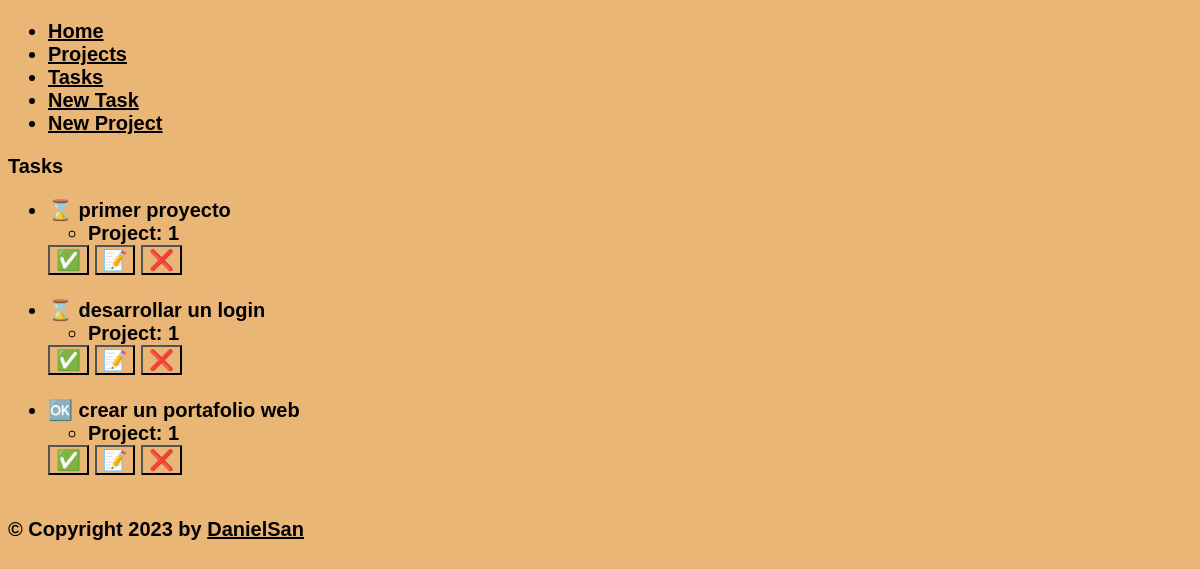
The page /task/ on the database as committed earlier.
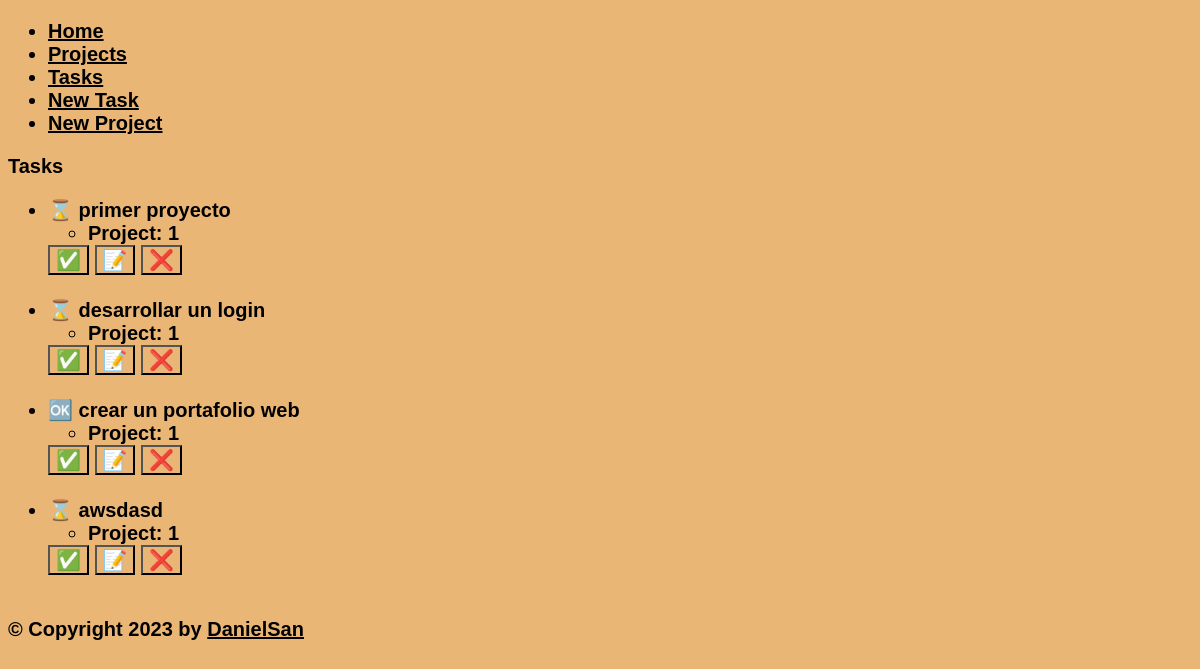
The same page on the database as committed later.
### myapp/models.py (models this page shows, shortened)
class Task(models.Model):
    title = models.CharField(max_length=100)
    description = models.TextField()
    project = models.ForeignKey(Project, on_delete=models.CASCADE)
    done = models.BooleanField(default=False)

class Project(models.Model):
    name = models.CharField(max_length=100)

### myapp/views.py (the view)
# urls.py: path('task/', views.task, name='task'),
def task(request):
    tasks = Task.objects.all()
    return render(request, "tasks/task.html", {"task": tasks})

### myapp/templates/tasks/task.html (shortened to what this page needs)
{% extends 'base.html' %}
{% block content %}
    <h1>Tasks</h1>
    <ul>
        {% for task in task %}
            {% if task.done == False  %}
                <li> ⌛  {{ task.title }}</li>
            {% else %}
                <li> 🆗 {{ task.title }}</li>
            {% endif %}
                <ul>
                    <li>Project: {{ task.project.id }}</li>
                </ul>
            <button>✅ </button>
            <button>📝 </button>
            <button>❌ </button><br><br>
        {% endfor %}
    </ul>
{% endblock  %}

Rows that differ between the two databases and show on the page:
added Task: title "awsdasd", project.id "1"
